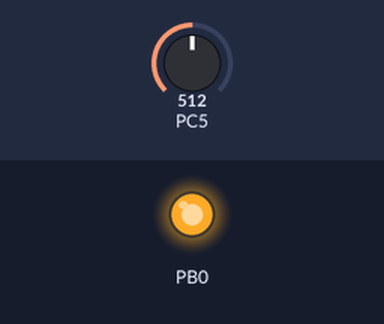
Bench run of a program on a simulated ATmega328P, built with avr-gcc and emulated at 16 MHz. Parts: output pins drawn as LEDs (lit = HIGH). Inputs (shaded band) come from the test bench; at power-on: PC5 = 512. Pins used as bus, display or sensor lines are not drawn; what the program prints to the serial monitor is not drawn.

Above: at 0.1 s.
Timing chart, 0 to 1.6 s (numbered marks = the images above):
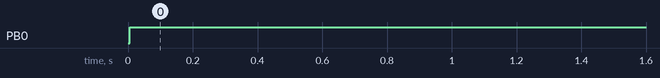

The program:

uart_w.c
```c
/*
 * uart_w.c
 *
 * Created: 14.11.2016 12:21:59
 *  Author: Artp
 */

#include <avr/io.h>
#include <stdio.h>

#define BAUD 57600
#include <util/setbaud.h>

#include "uart.h"

FILE console = FDEV_SETUP_STREAM(uart_putchar, uart_getchar, _FDEV_SETUP_RW);

int uart_putchar(char c, FILE *stream)
{
	if (c == '\n')
	uart_putchar('\r', stream);
	loop_until_bit_is_set(UCSR0A, UDRE0);
	UDR0 = c;
	return 0;
}

int uart_getchar( FILE *stream)
{
	char c;
	while ( !(UCSR0A & (1<<RXC0)) ) {};
	c = UDR0;
	uart_putchar(c, stream);
	return c;
}

int uart_ready(void)
{
	return (UCSR0A & (1<<RXC0));
}

void uart_init() {
	UBRR0H = UBRRH_VALUE;
	UBRR0L = UBRRL_VALUE;

	#if USE_2X
	UCSR0A |= _BV(U2X0);
	#else
	UCSR0A &= ~(_BV(U2X0));
	#endif

	UCSR0C = _BV(UCSZ01) | _BV(UCSZ00); /* 8-bit data */
	UCSR0B = _BV(RXEN0) | _BV(TXEN0);   /* Enable RX and TX */

	stdin = stdout = &console;
}
```

WcounterA.c
```c
/*
 * WcounterA.c
 *
 * Created: 11.11.2016 18:13:13
 *  Author: Artp
 */


#include <avr/io.h>
#include <avr/interrupt.h>
#include <avr/pgmspace.h>
#include <util/delay.h>
#include <string.h>
#include <stdio.h>

#include "hardware.h"
#include "mqtt.h"
#include "../uart_w/uart.h"
#include "../netw5100/netw5100.h"
#include "adc.h"
#include "../clock/timer.h"
#include "wood.h"

#define CONSOLE_DEBUG 1
//#undef CONSOLE_DEBUG
#include "debug.h"

W5100_CFG	iface =
{
	{0x00,0x16,0x36,0xDE,0x58,0xF6},			// mac_addr
	{192,168,1,233},							// ip_addr
	{255,255,255,0},							// sub_mask
	{192,168,1,1}							// gtw_addr
};


int main(void)
{
	unsigned char c;			// console command byte

	uart_init();
	debug_print_P( "uart\n" );

	clock_init();
	debug_print_P( "clock %d\n" );

	spi_init();
	debug_print_P("spi\n");

	adc_init();
	wood_init();
	debug_print_P( "adc\n" );

	//	fs_init();			// ñäåëàåò è èíèöèàëèçàöèþ SPI

	ifconfig( &iface );
	debug_print_P( "network\n" );

	sei();
	debug_print_P( "sei\n" );

	debug_print_P( "go to main cycle\n" );
	while(1)
	{
//		_delay_ms(100);
/*
		if (uart_ready()) {
			c = getchar();
			switch (c) {
				case 's':
					operate = 0;
					break;
				case 'r':
					operate = 1;
					break;
			}
		}

*/
		mqtt_exec();

		wood_exec();
		wood_msg();

	}	// while
}
```

adc.c
```c
/*
 * adc.c
 *
 * Created: 15.09.2016 19:48:49
 *  Author: Artp
 */
#include <avr/io.h>
#include <avr/interrupt.h>
#include "../clock/timer.h"

struct timer timer_adc_sine;
struct timer timer_adc_int;

unsigned int Level;
uint8_t fl_new_data;


ISR(ADC_vect){
	static unsigned int adc_min = 1024, adc_max = 0, adc_data;
	static unsigned int adc_Int = 0, cnt_Int = 0;

	// Must read low first
	adc_data = ADCL | (ADCH << 8);

	// ïîèñê ìàêñèìóìà è ìèíèìóìà ñèíóñà
	adc_min = (adc_min < adc_data)? adc_min : adc_data;
	adc_max = (adc_max > adc_data)? adc_max : adc_data;

	if ( timer_tryrestart(&timer_adc_sine) ) {		// åñëè íàìåðèëè âåñü ñèíóñ, òî
		adc_data = adc_max - adc_min;
		adc_max = 0;
		adc_min = 1024;
		if ( timer_tryrestart(&timer_adc_int) ) {	// óñðåäíåíèå
			if (!fl_new_data) {
				Level = adc_Int / cnt_Int;
				fl_new_data = true;
			}
			adc_Int = 0;
			cnt_Int = 0;
		} else {
			adc_Int += adc_data;
			cnt_Int++;
		}
	}

	// Set ADSC in ADCSRA (0x7A) to start the ADC conversion
	ADCSRA |=0b01000000;
}

void adc_init() {
	// clear ADLAR in ADMUX (0x7C) to right-adjust the result
	// ADCL will contain lower 8 bits, ADCH upper 2 (in last two bits)
	ADMUX &= 0b11011111;

	// Set REFS1..0 in ADMUX (0x7C) to change reference voltage to the
	// proper source (01) - AVCC with external capacitor at AREF pin
	ADMUX |= 0b01000000;

	// Clear MUX3..0 in ADMUX (0x7C) in preparation for setting the analog
	// input
	ADMUX &= 0b11110000;

	// Set MUX3..0 in ADMUX (0x7C) to read from AD8 (Internal temp)
	// Do not set above 15! You will overrun other parts of ADMUX. A full
	// list of possible inputs is available in Table 24-4 of the ATMega328
	// datasheet
	// ADMUX |= 8;
	// ADMUX |= B00001000; // Binary equivalent
	//ADMUX |= 8;
	ADMUX |= 5;

	// Set ADEN in ADCSRA (0x7A) to enable the ADC.
	// Note, this instruction takes 12 ADC clocks to execute
	ADCSRA |= 0b10000000;

	#ifdef ADC_FREE_RUNNING
	// Set ADATE in ADCSRA (0x7A) to enable auto-triggering.
	ADCSRA |= 0b00100000;

	// Clear ADTS2..0 in ADCSRB (0x7B) to set trigger mode to free running.
	// This means that as soon as an ADC has finished, the next will be
	// immediately started.
	ADCSRB &= 0b11111000;
	#endif

	// Set the Prescaler to 128 (16000KHz/128 = 125KHz)
	// Above 200KHz 10-bit results are not reliable.
	ADCSRA |= 0b00000111;

	// Set ADIE in ADCSRA (0x7A) to enable the ADC interrupt.
	// Without this, the internal interrupt will not trigger.
	ADCSRA |= 0b00001000;

	// Enable global interrupts
	// AVR macro included in <avr/interrupts.h>, which the Arduino IDE
	// supplies by default.
	// in setup()
	// sei();

	// setup timer for 10ms, ÷òîáû ïðîìåðèòü ïîë ïåðèîäà ñèíóñà
	timer_set( &timer_adc_sine, CLOCK_SECOND/100 );

	// setup timer, äëÿ óñðåäíåíèÿ 10-òè ïîñëåäîâàòåëüíûõ çàìåðîâ (100 ms)
	timer_set( &timer_adc_int, CLOCK_SECOND/100 * 10 );

	fl_new_data = false;

	// Set ADSC in ADCSRA (0x7A) to start the ADC conversion
	ADCSRA |=0b01000000;
}
```

adc.h
```c
/*
 * adc.h
 *
 * Created: 15.09.2016 19:54:34
 *  Author: Artp
 */


#ifndef ADC_H_
#define ADC_H_

#include "../clock/timer.h"

void adc_init(void);

extern unsigned int Level;
extern uint8_t fl_new_data;


#endif /* ADC_H_ */
```

debug.h
```c
/*
 * debug.h
 *
 * Created: 16.11.2016 18:41:07
 *  Author: Artp
 */


#ifndef DEBUG_H_
#define DEBUG_H_

#include <stdio.h>
#include <avr/pgmspace.h>

#ifdef CONSOLE_DEBUG
	#define debug_print(fmt, ...) \
	do { if (CONSOLE_DEBUG) fprintf(stdout, "%s(%lu): " fmt, __FUNCTION__, clock_time(), ##__VA_ARGS__); } while (0)


	#define debug_print_P(msg) \
	do { if (CONSOLE_DEBUG) fprintf_P(stdout, PSTR("%s(%lu): %S"), __FUNCTION__, clock_time(), PSTR(msg)  ); } while (0)

#else
	#define debug_print(fmt, ...) asm("nop")
	#define debug_print_P(fmt, ...) asm("nop")

#endif // DEBUG


#endif /* DEBUG_H_ */
```

hardware.c
```c
/*
 * hardware.c
 *
 * Created: 14.11.2016 10:54:52
 *  Author: Artp
 */

#include <avr/io.h>

#include "../common.h"

void spi_init(void){

	// cs for W5100
	CS_PORT_W51 |= (1<<CS_BIT_W51);									// pull CS pin high
	CS_DDR_W51 |= (1<<CS_BIT_W51);									// now make it an output
	// cs for SD
	CS_PORT_SD |= (1<<CS_BIT_SD);									// pull CS pin high
	CS_DDR_SD |= (1<<CS_BIT_SD);									// now make it an output

	/*íàñòðîéêà ïîðòîâ ââîäà-âûâîäà âñå âûâîäû, êðîìå MISO âûõîäû*/

	SPI_DDR |= (1<<SPI_MOSI) | (1<<SPI_SCK);		// set MOSI, SCK  as output, others as input
//	SPI_DDR &= ~(1<<SPI_MISO);
	SPCR = (1<<SPE)|(1<<MSTR);								// enable SPI, master mode 0
	SPSR |= (1<<SPI2X);										// set the clock rate fck/2


}
```

hardware.h
```c
/*
 * hardware.h
 *
 * Created: 14.11.2016 16:41:22
 *  Author: Artp
 */


#ifndef HARDWARE_H_
#define HARDWARE_H_

void spi_init(void);


#endif /* HARDWARE_H_ */
```

mqtt.c
```c
/*
 * network.c
 *
 * Created: 11.11.2016 18:14:04
 *  Author: Artp
 */

#include <avr/pgmspace.h>

#include <util/delay.h>
#include <stddef.h>
#include <stdint.h>
#include <stdio.h>
#include <string.h>

#include "../common.h"

#include "../umqtt/umqtt.h"
#include "../netw5100/netw5100.h"
#include "mqtt.h"
#include "../clock/clock.h"

//#define CONSOLE_DEBUG 1
#undef CONSOLE_DEBUG
#include "debug.h"

unsigned char	 buf[MAX_BUF];

#ifdef MQTT_TEST_MESAGES
static unsigned int cnt = 0;
#endif

#define UBUFFS 150
uint8_t u_rxbuff[UBUFFS];
uint8_t u_txbuff[UBUFFS];

#ifdef MQTT_DEBUG
void buffer_print( unsigned char *buf, unsigned int len) {
	unsigned int i;
	for(i=0; i<len; i++) fprintf(stdout,"0x%02x ", buf[i]);
	fprintf(stdout, "\n");
}
#endif


void mqtt_message_callback(struct umqtt_connection *uc, char *topic, uint8_t *data, int len)
{
	fprintf(stdout, "%s %s\n", topic, data);
	// ïîñëåäíåå ñëîâî â ñòðîêå è âûçîâ wood_getparam()

}


void mqtt_connected_callback(struct umqtt_connection *u_conn){
	struct mqtt_connection *m;
	m = (struct umqtt_connection *)u_conn->private;

	umqtt_subscribe(u_conn, mqtt_full_topic_P( PSTR("control/#") ) );

	mqtt_publish(mqtt_full_topic_P(PSTR("connect")), u_conn->clientid, strlen(u_conn->clientid) );

	timer_set( &m->timer_umqtt_kepalive, CLOCK_SECOND * (u_conn->kalive));	// -1 ?
#ifdef MQTT_TEST_MESAGES
	timer_set( &m->timer_umqtt_publish, CLOCK_SECOND * (u_conn->kalive) * MQTT_TEST_MESAGES);
#endif

}


void mqtt_new_packet(struct umqtt_connection *u_conn) {
	unsigned int rsize;
	struct mqtt_connection *m;

	m = (struct umqtt_connection *)u_conn->private;
	rsize = umqtt_circ_pop(&u_conn->txbuff, (uint8_t*)buf, UBUFFS);

	debug_print("send:%d ",rsize);

	#ifdef MQTT_DEBUG
		buffer_print(buf, rsize);
	#endif

	if ( Send( m->socket, buf, rsize) == W5100_OK ) {
		timer_restart( &m->timer_umqtt_kepalive );
	} else {
		debug_print_P("Fail\n");
		u_conn->state = UMQTT_STATE_FAILED;
		DisconnectSocket(m->socket);
		CloseSocket(m->socket);
	}
}


struct umqtt_connection u_conn = {
	.kalive = 10,
	.txbuff = {
		.start = u_txbuff,
		.length = sizeof(u_txbuff),
	},
	.rxbuff = {
		.start = u_rxbuff,
		.length = sizeof(u_rxbuff),
	},
	.message_callback = mqtt_message_callback,
	.connected_callback = mqtt_connected_callback,
	.new_packet_callback = mqtt_new_packet,
	.clientid = "LT2/WC1",
	.state = UMQTT_STATE_FAILED,
	.private = NULL,
};

struct mqtt_connection m_conn = {
	.serv_addr = {192,168,1,39},
	.tcp_port = 1883,
	.socket = 0,
	.connection = &u_conn,

};

char * mqtt_full_topic_P(char * topic) {
	int l;
	static char *name = NULL;
	name = m_conn.connection->clientid;
	l = strlen(name);
	strcpy(buf, name);
	buf[l] = '/';
	strcpy_P( &buf[l+1], topic );
	return buf;
}

void mqtt_exec_int(struct mqtt_connection *m_conn ) {
#ifdef MQTT_TEST_MESAGES
	char msg[10];
#endif
	unsigned int rsize;		// received bytes counter

	struct umqtt_connection *u_conn;

	u_conn = (struct umqtt_connection*)m_conn->connection;

	switch ( SocketState(m_conn->socket) ) {
		case SKT_CLOSED:
		debug_print_P("try to open\n");
		if (OpenSocket(m_conn->socket, W5100_SKT_MR_TCP, 49152 ) == m_conn->socket)		// if successful opening a socket...
		{
			u_conn->state = UMQTT_STATE_FAILED;
			_delay_ms(1);
			debug_print_P( "try to connect\n" );
			if ( Connect(m_conn->socket, m_conn->serv_addr, m_conn->tcp_port) == W5100_OK) {
				debug_print_P( "Connected\n");
				} else {
				debug_print_P("Not connected\n");
				DisconnectSocket(m_conn->socket);
				CloseSocket(m_conn->socket);
			}
		}
		break;

		case  W5100_SKT_SR_ESTABLISHED:					// if socket connection is established...
			switch (u_conn->state) {
				case UMQTT_STATE_FAILED:
					umqtt_connect(u_conn);
#ifdef MQTT_TEST_MESAGES
					cnt = 0;
#endif
					break;
				case UMQTT_STATE_CONNECTED:
#ifdef MQTT_TEST_MESAGES
					if ( timer_tryrestart( &m_conn->timer_umqtt_publish ) ) {
						sprintf(msg,"%05d", cnt++);
						debug_print("pub %s\n",msg);
						umqtt_publish(u_conn, mqtt_full_topic_P( PSTR("test") ), (uint8_t *)msg, strlen(msg));
					} else
#endif
					if ( timer_tryrestart( &m_conn->timer_umqtt_kepalive ) ){
						debug_print("ping %d\n",u_conn->nack_ping);
						umqtt_ping(u_conn);
					}
					break;
				case UMQTT_STATE_CONNECTING:
				case UMQTT_STATE_INIT:
					break;
			}	// switch u_conn.state

			if (!umqtt_circ_is_empty(&u_conn->txbuff)) {
				mqtt_new_packet( u_conn );
			}

			// need to receive?
			rsize = ReceivedSize(m_conn->socket);
			if (rsize>0) {
				debug_print("receive:%d ",rsize);
				if (Receive(m_conn->socket, buf, rsize) != W5100_OK) {
					u_conn->state = UMQTT_STATE_FAILED;
					DisconnectSocket(m_conn->socket);
					CloseSocket(m_conn->socket);
					break;
				}
				#ifdef MQTT_DEBUG
					buffer_print(buf, rsize);
				#endif
				umqtt_circ_push(&u_conn->rxbuff, buf, rsize);
				umqtt_process(u_conn);
			}	// to receive
			break;	// W5100_SKT_SR_ESTABLISHED
		case  W5100_SKT_SR_FIN_WAIT:
		case  W5100_SKT_SR_CLOSING:
		case  W5100_SKT_SR_TIME_WAIT:
		case  W5100_SKT_SR_CLOSE_WAIT:
		case  W5100_SKT_SR_LAST_ACK:
				DisconnectSocket(m_conn->socket);
				CloseSocket(m_conn->socket);
				u_conn->state = UMQTT_STATE_FAILED;
			break;
	}	// switch SocketState
}

void mqtt_exec() {
	if (m_conn.connection->private == NULL) m_conn.connection->private = &m_conn;
	mqtt_exec_int( &m_conn );
}

void mqtt_publish(char *topic, uint8_t *data, int datalen){
	if (m_conn.connection->state == UMQTT_STATE_CONNECTED) {
		debug_print("pub: [%s] <%s>\n", topic, data);
		umqtt_publish( &u_conn, topic, data, datalen);
	} else {
		debug_print("!pub: [%s] <%s>\n", topic, data);
	}
}
```

mqtt.h
```c
/*
 * mqtt.h
 *
 * Created: 11.11.2016 18:54:01
 *  Author: Artp
 */


#ifndef MQTT_H_
#define MQTT_H_

// ïîñûëàòü ðàç â (MQTT_TEST_MESAGES * umqtt.kalive) ñåêóíä òåñòîâîå ñîîáùåíèå:
// topic = 'umqtt.clientid'/test
// message = çíà÷åíèå àâòîèíêðåìåíòèðóåìîãî ñ÷åò÷èêà
//#define MQTT_TEST_MESAGES 2

// ïå÷àòü áóôôåðà mqtt ïåðåä ïîñûëêîé è ïîñëå ïîëó÷åíèÿ
//#define MQTT_DEBUG 1


#include "../clock/timer.h"
#include "../umqtt/umqtt.h"


struct mqtt_connection {
	struct umqtt_connection *connection;

	unsigned char serv_addr[4];
	unsigned int tcp_port;
	unsigned char socket;

	struct timer timer_umqtt_kepalive;

#ifdef MQTT_TEST_MESAGES
	struct timer timer_umqtt_publish;
#endif
};

void mqtt_exec();
void mqtt_publish(char *topic, uint8_t *data, int datalen);
char * mqtt_full_topic_P(char * topic);

#endif /* MQTT_H_ */
```

wood.h
```c
/*
 * wood.h
 *
 * Created: 21.11.2016 19:44:24
 *  Author: Artp
 */


#ifndef WOOD_H_
#define WOOD_H_

/*
uint8_t state_wood, new_beg, new_end;
unsigned int cnt_wood;
unsigned long len_wood, len_pause;
*/

void wood_init();
void wood_exec();
void wood_msg();

#endif /* WOOD_H_ */
```

clock.c
```c
// (licence header left out)
#include <avr/interrupt.h>

#include "clock.h"

static clock_time_t time;

/* Overflow interrupt */
ISR(TIMER1_COMPA_vect)
{
	time += 1;
}

void clock_init()
{
	time = 0;
	/* Enable compare A interrupt */
	TIMSK1 |= _BV(OCIE1A);

	/* f_cpu / 1024 and CTC mode */
//	TCCR1B |= _BV(CS12) | _BV(CS10) | _BV(WGM12);
//	OCR1A = 6104; /* Magical constant - 2Hz */

	/* f_cpu / 256 and CTC mode */
	TCCR1B |= _BV(CS12) | _BV(WGM12);
//	OCR1A = 6250; /* Magical constant - 10Hz - 100 ms */
	OCR1A = 125; /* Magical constant - 50Hz - 2 ms */
}

clock_time_t clock_time()
{
	return time;
}

void clock_set(clock_time_t t)
{
	time = t;
}
```

clock.h
```c
// (licence header left out)
#ifndef __CLOCK_H__
#define __CLOCK_H__

#include <stdint.h>

typedef uint32_t clock_time_t; /* This should serve for some time */
//#define CLOCK_CONF_SECOND		(clock_time_t)10
#define CLOCK_CONF_SECOND		(clock_time_t)500


/**
 * A second, measured in system clock time.
 *
 * \hideinitializer
 */
#ifdef CLOCK_CONF_SECOND
#define CLOCK_SECOND CLOCK_CONF_SECOND
#else
#define CLOCK_SECOND (clock_time_t)32
#endif


#define clock_time_seconds() (clock_time() / CLOCK_CONF_SECOND)
#define clock_set_seconds(x) clock_set((x) * CLOCK_CONF_SECOND)

void clock_set(clock_time_t t);
clock_time_t clock_time();

void clock_init();

#endif /* __CLOCK_H__ */
```

timer.h
```c
/**
 * \defgroup timer Timer library
 *
 * The timer library provides functions for setting, resetting and
 * restarting timers, and for checking if a timer has expired. An
 * application must "manually" check if its timers have expired; this
 * is not done automatically.
 *
 * A timer is declared as a \c struct \c timer and all access to the
 * timer is made by a pointer to the declared timer.
 *
 * \note The timer library uses the \ref clock "Clock library" to
 * measure time. Intervals should be specified in the format used by
 * the clock library.
 *
 * @{
 */


/**
 * \file
 * Timer library header file.
 * \author
 * Adam Dunkels <adam@sics.se>
 */

/*
 * Copyright (c) 2004, Swedish Institute of Computer Science.
 * All rights reserved.
 *
 * Redistribution and use in source and binary forms, with or without
 * modification, are permitted provided that the following conditions
 * are met:
 * 1. Redistributions of source code must retain the above copyright
 *    notice, this list of conditions and the following disclaimer.
 * 2. Redistributions in binary form must reproduce the above copyright
 *    notice, this list of conditions and the following disclaimer in the
 *    documentation and/or other materials provided with the distribution.
 * 3. Neither the name of the Institute nor the names of its contributors
 *    may be used to endorse or promote products derived from this software
 *    without specific prior written permission.
 *
 * THIS SOFTWARE IS PROVIDED BY THE INSTITUTE AND CONTRIBUTORS ``AS IS'' AND
 * ANY EXPRESS OR IMPLIED WARRANTIES, INCLUDING, BUT NOT LIMITED TO, THE
 * IMPLIED WARRANTIES OF MERCHANTABILITY AND FITNESS FOR A PARTICULAR PURPOSE
 * ARE DISCLAIMED.  IN NO EVENT SHALL THE INSTITUTE OR CONTRIBUTORS BE LIABLE
 * FOR ANY DIRECT, INDIRECT, INCIDENTAL, SPECIAL, EXEMPLARY, OR CONSEQUENTIAL
 * DAMAGES (INCLUDING, BUT NOT LIMITED TO, PROCUREMENT OF SUBSTITUTE GOODS
 * OR SERVICES; LOSS OF USE, DATA, OR PROFITS; OR BUSINESS INTERRUPTION)
 * HOWEVER CAUSED AND ON ANY THEORY OF LIABILITY, WHETHER IN CONTRACT, STRICT
 * LIABILITY, OR TORT (INCLUDING NEGLIGENCE OR OTHERWISE) ARISING IN ANY WAY
 * OUT OF THE USE OF THIS SOFTWARE, EVEN IF ADVISED OF THE POSSIBILITY OF
 * SUCH DAMAGE.
 *
 * This file is part of the uIP TCP/IP stack
 *
 * Author: Adam Dunkels <adam@sics.se>
 *
 * $Id: timer.h,v 1.3 2006/06/11 21:46:39 adam Exp $
 */
#ifndef __TIMER_H__
#define __TIMER_H__

#include "clock.h"

// true/false defines
#ifndef false
#define false	0
#endif

#ifndef true
#define true		-1
#endif

/**
 * A timer.
 *
 * This structure is used for declaring a timer. The timer must be set
 * with timer_set() before it can be used.
 *
 * \hideinitializer
 */
struct timer {
	clock_time_t start;
	clock_time_t interval;
};

#define timer_set(t, i)				\
	do {							\
		(t)->interval = (i);		\
		(t)->start = clock_time();	\
	} while(0)

#define timer_reset(t) \
	((t)->start += (t)->interval)

#define timer_tryreset(t) \
	(timer_expired(t) ? timer_reset(t) || true : false)

#define timer_restart(t) \
	((t)->start = clock_time())

#define timer_tryrestart(t) \
	(timer_expired(t) ? timer_restart(t) || true : false)

#define timer_expired(t) \
	((clock_time_t)(clock_time() - (t)->start) >= (clock_time_t)(t)->interval)

#endif /* __TIMER_H__ */

/** @} */
```

Source omitted: wood.c (6194 bytes), common.h (1375 bytes), netw5100.c (17029 bytes), netw5100.h (14089 bytes), uart.h (257 bytes), umqtt.c (8699 bytes), umqtt.h (3184 bytes)

Measured:
- by itself, PB0: LOW → HIGH at 0.01 s
